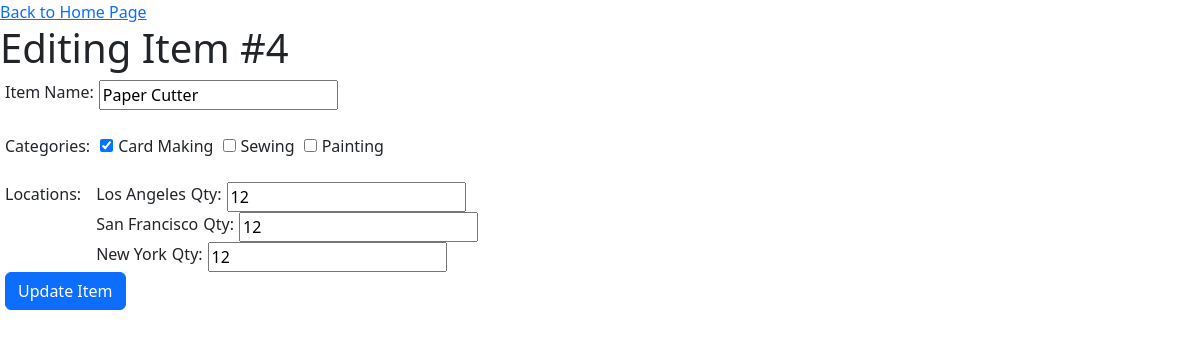
The app's page /edit.php?item_id=4 with its own data.
### tables this page shows
CREATE TABLE items(
	item_id int PRIMARY KEY NOT NULL AUTO_INCREMENT,
    item_name VARCHAR(45) NOT NULL
);

CREATE TABLE categories(
	category_id int PRIMARY KEY NOT NULL AUTO_INCREMENT,
    category_name VARCHAR(45) NOT NULL
);

CREATE TABLE locations(
	location_id int PRIMARY KEY NOT NULL AUTO_INCREMENT,
    location_name VARCHAR(45) NOT NULL
);

CREATE TABLE location_has_item(
	location_id int,
    item_id int,
    qty int
);

### edit.php (the view, shortened to what this page needs)
<?php
     $mysqli = new mysqli(DB_HOST, DB_USER, DB_PASS, DB_NAME);
     $item_sql = "SELECT * FROM items WHERE item_id = ". $_GET['item_id'] .";";
     $item_result = $mysqli->query($item_sql);
     $item_row = $item_result->fetch_assoc();
     $categories_sql = "SELECT * FROM categories";
     $categories_results = $mysqli->query($categories_sql);
     $locations_sql = "SELECT * FROM locations";
     $locations_results = $mysqli->query($locations_sql);
?>
<!DOCTYPE html>
<html lang="en">
<head>
     <link href="https://cdn.jsdelivr.net/npm/bootstrap@5.2.0-beta1/dist/css/bootstrap.min.css" rel="stylesheet">
     <link rel="stylesheet" type="text/css" href="styles.css">
</head>
<body>
     <a href="index.php"> Back to Home Page </a>
     <h1> Editing Item #<?php echo $_GET["item_id"]; ?> </h1>
          <form action="update.php" method="POST">
          <div class="inline">
               <label for="item-name"> Item Name: </label> <input type="text" name="item-name" id="item-name" value="<?php echo $item_row['item_name']; ?>" />
          </div>
          <br />
          <div class="inline">
               <label for="categories"> Categories: </label>
               <div name="categories">
                    <?php while($category = $categories_results->fetch_assoc()) : ?>
                         <?php
                              $item_categories = "SELECT * FROM items
                              JOIN category_has_item ON category_has_item.item_id = items.item_id
                              WHERE category_has_item.category_id = ". $category['category_id']." AND items.item_id = ". $_GET['item_id'].";";
                              $item_categories_results = $mysqli -> query($item_categories);
                              if($item_categories_results->num_rows > 0) :
                         ?>
                              <input type="checkbox" id="category<?php echo $category['category_id']; ?>" checked/><label> <?php echo $category["category_name"]; ?> </label>
                         <?php else : ?>
                              <input type="checkbox" id="category<?php echo $category['category_id']; ?>"/><label> <?php echo $category["category_name"]; ?> </label>
                         <?php endif; ?>
                    <?php endwhile; ?>
               </div>
          </div>
          <br />
          <div class="inline">
               <label for="locations"> Locations: </label>
               <div name="locations">
                    <?php while($location = $locations_results->fetch_assoc()) : ?>
                         <?php
                              $item_locations = "SELECT items.item_id, items.item_name, location_has_item.location_id, location_has_item.qty FROM items
                              JOIN location_has_item ON location_has_item.item_id = items.item_id
                              WHERE location_has_item.location_id = ". $location['location_id']." AND items.item_id = ". $_GET['item_id'].";";
                              $item_locations_results = $mysqli -> query($item_locations);
                              $item_locations_row = $item_locations_results->fetch_assoc();
                         ?>
                              <div class="inline">
                                   <label> <?php echo $location["location_name"]; ?> </label>
                                   <label for="qty"> Qty: </label> <input type="text" id="qty<?php echo $location['location_id'];?>" value="<?php echo $item_locations_row['qty']; ?>" />
                              </div>
                    <?php endwhile; ?>
               </div>
          </div>
          <div class="inline">
               <button type="submit" class="btn btn-primary"> Update Item </button>
          </div>
     </form>
</body>
</html>

### styles.css (style rules this page uses)
.inline { display: flex; flex-direction: row; }
.inline * { margin-left: 5px; }

### records on screen
items: item-name "Paper Cutter"
categories: category_name "Card Making"
categories: category_name "Sewing"
categories: category_name "Painting"
locations: location_name "Los Angeles", qty "12"
locations: location_name "San Francisco", qty "12"
locations: location_name "New York", qty "12"

### other values on screen
$_GET["item_id"] "4"
